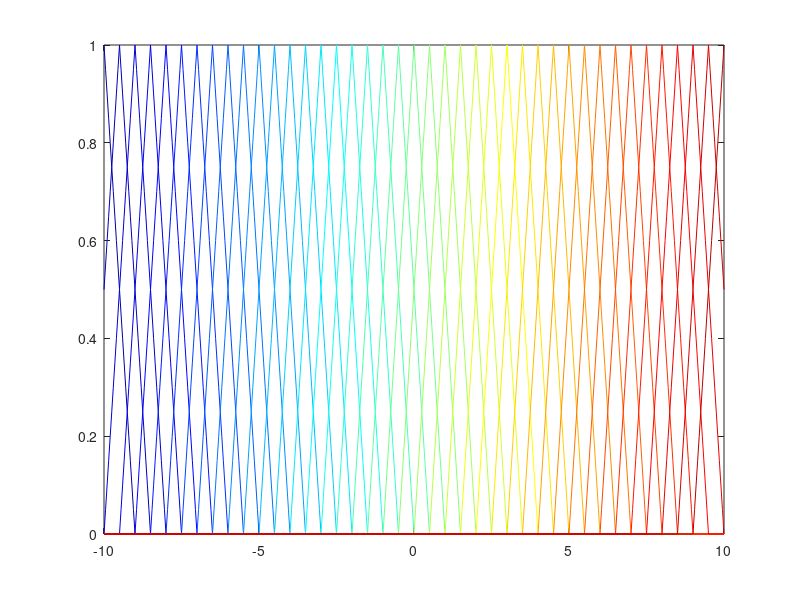

Here is the MATLAB script that generated this plot: (Note: this script raises an error after producing the figure.)
% Number of inducing points
m = 40;
global scale
scale = 1;
% Define inducing points (we can uniformly sample or use a grid)
inducing_points = linspace(-10, 10, m + 1);  % Example 1D inducing points for simplicity


% Define the sparse kernel function
% sparse_kernel = @(x, x_prime) (norm(x - x_prime) < 1) * ((2 + cos(2 * pi * norm(x - x_prime))) ...
% 	/ 3 * (1 - norm(x - x_prime)) + ...
% 	(1 / (2 * pi)) * sin(2 * pi * norm(x - x_prime)));
sparse_kernel = @(x, x_prime) (norm(x - x_prime) < 1) * (1 - norm(x - x_prime));
x0 = 0;

x = rand(300, 1) * 10 - 5;
max_kernel1 = 0; max_kernel2 = 0;
figure;
colors = jet(length(inducing_points));

for i = 1 : length(inducing_points)
	samples = linspace(-10, 10, 10 * m + 1);
	vector = [];
	for j = 1 : length(samples)
		kv = sparse_kernel(samples(j), inducing_points(i));
		vector = [vector, kv];
	end
	plot(samples, vector, '-', 'color', colors(i,:)); hold on;
end
figure;
ratio = [];
for i = 1 : length(x)
	kernel1 = sparse_kernel(x0/scale, x(i)/scale);
	phi21 = basis_function(x0, inducing_points );
	phi22 = basis_function(x(i), inducing_points);
	kernel2 = phi21' * phi22;
	plot(x(i), kernel1, 'r.'); hold on;
	plot(x(i), kernel2, 'b.'); hold on;	
	if (kernel1 > max_kernel1)
		max_kernel1 = kernel1;
		max_kernel2 = kernel2;
	end
	if (kernel1 > 1e-3)
		ratio = [ratio, kernel2 / kernel1];
	else
		ratio = [ratio, 0];
	end
end
max_kernel1 / max_kernel2
figure;
plot(x, ratio, 'ro'); 

% Create feature matrix Phi for some x

% Compute kernel matrix K
K = zeros(m, m);
for i = 1:m
    for j = 1:m
        K(i, j) = sparse_kernel(inducing_points(i)/scale, inducing_points(j))/ scale;
    end
end

% Compute Phi' * Phi
Phi_phi = Phi' * Phi;
% Display the results
disp('Feature vector Phi:');
disp(Phi);
disp('Phi'' * Phi:');
disp(Phi_phi);
disp('Kernel matrix K:');
disp(K);

% Verify if Phi' * Phi equals the kernel matrix (up to a tolerance)
tolerance = 1e-6;
if norm(Phi_phi - K) < tolerance
    disp('Phi'' * Phi is approximately equal to the kernel matrix K.');
else
    disp('Phi'' * Phi is NOT equal to the kernel matrix K.');
end


function Phi = basis_function(x, inducing_points)
	global scale;
% 	sparse_kernel = @(x, x_prime) (norm(x - x_prime) < 1) * ((2 + cos(2 * pi * norm(x - x_prime))) / 3 * (1 - norm(x - x_prime)) + (1 / (2 * pi)) * sin(2 * pi * norm(x - x_prime)));
	sparse_kernel = @(x, x_prime) (norm(x - x_prime) < 1) * (1 - norm(x - x_prime));

	m = length(inducing_points);
	Phi = zeros(m, 1);  % Feature vector for a particular x (e.g., x = 0.5)
	for i = 1:m
	    Phi(i) = sparse_kernel(x/scale, inducing_points(i) / scale);
	end
	
end

